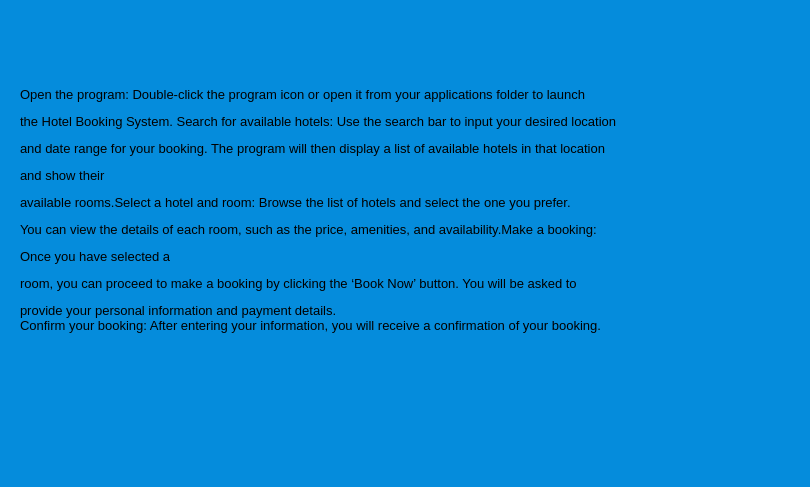
<?xml version="1.0" encoding="UTF-8"?>
<ui version="4.0">
 <class>MainWindow</class>
 <widget class="QMainWindow" name="MainWindow">
  <property name="geometry">
   <rect>
    <x>0</x>
    <y>0</y>
    <width>810</width>
    <height>487</height>
   </rect>
  </property>
  <property name="windowTitle">
   <string>MainWindow</string>
  </property>
  <property name="styleSheet">
   <string notr="true">background-color: rgb(5, 140, 220);</string>
  </property>
  <widget class="QWidget" name="centralwidget">
   <widget class="QLabel" name="label">
    <property name="geometry">
     <rect>
      <x>20</x>
      <y>10</y>
      <width>781</width>
      <height>401</height>
     </rect>
    </property>
    <property name="text">
     <string>&lt;html&gt;&lt;head/&gt;&lt;body&gt;&lt;p&gt;&lt;span style=&quot; font-size:10pt;&quot;&gt;Open the program: Double-click the program icon or open it from your applications folder to launch&lt;/span&gt;&lt;/p&gt;&lt;p&gt;&lt;span style=&quot; font-size:10pt;&quot;&gt;the Hotel Booking System. Search for available hotels: Use the search bar to input your desired location &lt;/span&gt;&lt;/p&gt;&lt;p&gt;&lt;span style=&quot; font-size:10pt;&quot;&gt;and date range for your booking. The program will then display a list of available hotels in that location&lt;/span&gt;&lt;/p&gt;&lt;p&gt;&lt;span style=&quot; font-size:10pt;&quot;&gt;and show their &lt;/span&gt;&lt;/p&gt;&lt;p&gt;&lt;span style=&quot; font-size:10pt;&quot;&gt;available rooms.Select a hotel and room: Browse the list of hotels and select the one you prefer. &lt;/span&gt;&lt;/p&gt;&lt;p&gt;&lt;span style=&quot; font-size:10pt;&quot;&gt;You can view the details of each room, such as the price, amenities, and availability.Make a booking:&lt;/span&gt;&lt;/p&gt;&lt;p&gt;&lt;span style=&quot; font-size:10pt;&quot;&gt;Once you have selected a &lt;/span&gt;&lt;/p&gt;&lt;p&gt;&lt;span style=&quot; font-size:10pt;&quot;&gt;room, you can proceed to make a booking by clicking the ‘Book Now’ button. You will be asked to&lt;/span&gt;&lt;/p&gt;&lt;p&gt;&lt;span style=&quot; font-size:10pt;&quot;&gt;provide your personal information and payment details.&lt;br/&gt;Confirm your booking: After entering your information, you will receive a confirmation of your booking.&lt;/span&gt;&lt;/p&gt;&lt;/body&gt;&lt;/html&gt;</string>
    </property>
   </widget>
  </widget>
  <widget class="QMenuBar" name="menubar">
   <property name="geometry">
    <rect>
     <x>0</x>
     <y>0</y>
     <width>810</width>
     <height>26</height>
    </rect>
   </property>
  </widget>
  <widget class="QStatusBar" name="statusbar"/>
 </widget>
 <resources/>
 <connections/>
</ui>
